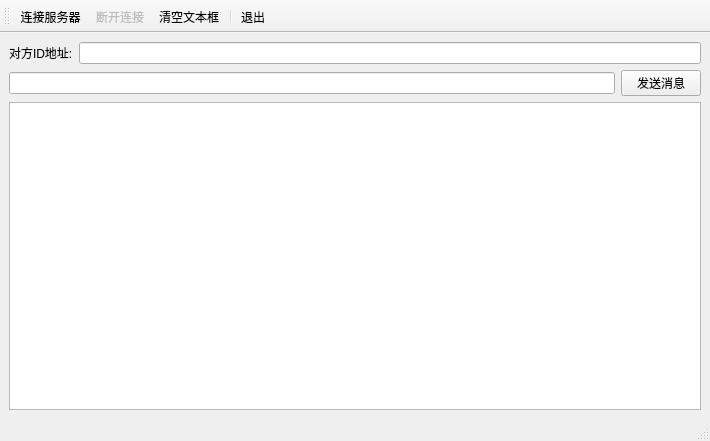
<?xml version="1.0" encoding="UTF-8"?>
<ui version="4.0">
 <class>MainWindow</class>
 <widget class="QMainWindow" name="MainWindow">
  <property name="geometry">
   <rect>
    <x>0</x>
    <y>0</y>
    <width>710</width>
    <height>441</height>
   </rect>
  </property>
  <property name="windowTitle">
   <string>MainWindow</string>
  </property>
  <widget class="QWidget" name="centralwidget">
   <layout class="QVBoxLayout" name="verticalLayout">
    <item>
     <layout class="QHBoxLayout" name="horizontalLayout">
      <item>
       <widget class="QLabel" name="label">
        <property name="text">
         <string>对方ID地址:</string>
        </property>
       </widget>
      </item>
      <item>
       <widget class="QLineEdit" name="lineEdit"/>
      </item>
     </layout>
    </item>
    <item>
     <layout class="QHBoxLayout" name="horizontalLayout_2">
      <item>
       <widget class="QLineEdit" name="lineEdit_2"/>
      </item>
      <item>
       <widget class="QPushButton" name="pushButton">
        <property name="enabled">
         <bool>true</bool>
        </property>
        <property name="text">
         <string>发送消息</string>
        </property>
       </widget>
      </item>
     </layout>
    </item>
    <item>
     <widget class="QPlainTextEdit" name="plainTextEdit">
      <property name="plainText">
       <string/>
      </property>
     </widget>
    </item>
   </layout>
  </widget>
  <widget class="QStatusBar" name="statusbar"/>
  <widget class="QToolBar" name="toolBar">
   <property name="windowTitle">
    <string>toolBar</string>
   </property>
   <property name="iconSize">
    <size>
     <width>40</width>
     <height>40</height>
    </size>
   </property>
   <property name="toolButtonStyle">
    <enum>Qt::ToolButtonStyle::ToolButtonTextUnderIcon</enum>
   </property>
   <attribute name="toolBarArea">
    <enum>TopToolBarArea</enum>
   </attribute>
   <attribute name="toolBarBreak">
    <bool>false</bool>
   </attribute>
   <addaction name="action_1"/>
   <addaction name="action_2"/>
   <addaction name="action_3"/>
   <addaction name="separator"/>
   <addaction name="action_4"/>
  </widget>
  <action name="action_1">
   <property name="icon">
    <iconset theme="applications-internet"/>
   </property>
   <property name="text">
    <string>连接服务器</string>
   </property>
   <property name="toolTip">
    <string>连接服务器</string>
   </property>
   <property name="menuRole">
    <enum>QAction::MenuRole::NoRole</enum>
   </property>
  </action>
  <action name="action_2">
   <property name="checkable">
    <bool>false</bool>
   </property>
   <property name="checked">
    <bool>false</bool>
   </property>
   <property name="enabled">
    <bool>false</bool>
   </property>
   <property name="icon">
    <iconset theme="process-stop"/>
   </property>
   <property name="text">
    <string>断开连接</string>
   </property>
   <property name="toolTip">
    <string>断开服务器</string>
   </property>
   <property name="menuRole">
    <enum>QAction::MenuRole::NoRole</enum>
   </property>
  </action>
  <action name="action_3">
   <property name="enabled">
    <bool>true</bool>
   </property>
   <property name="icon">
    <iconset theme="edit-clear"/>
   </property>
   <property name="text">
    <string>清空文本框</string>
   </property>
   <property name="toolTip">
    <string>清空文本框所有内容</string>
   </property>
   <property name="menuRole">
    <enum>QAction::MenuRole::NoRole</enum>
   </property>
  </action>
  <action name="action_4">
   <property name="icon">
    <iconset theme="QIcon::ThemeIcon::ApplicationExit"/>
   </property>
   <property name="text">
    <string>退出</string>
   </property>
   <property name="toolTip">
    <string>退出程序</string>
   </property>
   <property name="menuRole">
    <enum>QAction::MenuRole::NoRole</enum>
   </property>
  </action>
 </widget>
 <resources/>
 <connections>
  <connection>
   <sender>action_3</sender>
   <signal>triggered()</signal>
   <receiver>plainTextEdit</receiver>
   <slot>clear()</slot>
   <hints>
    <hint type="sourcelabel">
     <x>-1</x>
     <y>-1</y>
    </hint>
    <hint type="destinationlabel">
     <x>354</x>
     <y>282</y>
    </hint>
   </hints>
  </connection>
  <connection>
   <sender>action_4</sender>
   <signal>triggered()</signal>
   <receiver>MainWindow</receiver>
   <slot>close()</slot>
   <hints>
    <hint type="sourcelabel">
     <x>-1</x>
     <y>-1</y>
    </hint>
    <hint type="destinationlabel">
     <x>354</x>
     <y>220</y>
    </hint>
   </hints>
  </connection>
 </connections>
</ui>
